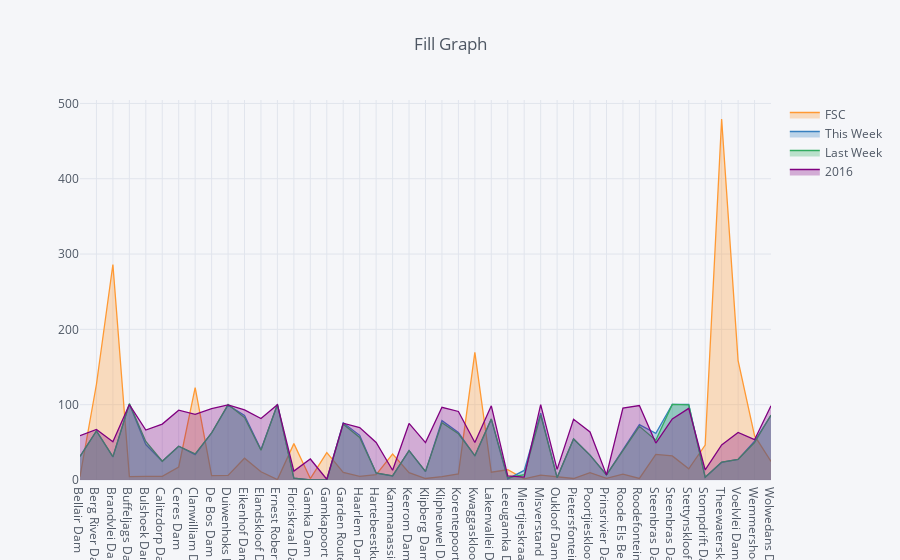

The cell this chart's notebook holds for it:
### Code cell
df.iplot(fill=True, title='Fill Graph', filename='cuflinks/filled-area')

### Figure 1 — Plotly figure (JSON) as saved in the notebook; plotly's stock layout.template omitted (floating-point values rounded to 4 significant figures)
{"data": [{"fill": "tozeroy", "fillcolor": "rgba(255, 153, 51, 0.3)", "line": {"color": "rgba(255, 153, 51, 1.0)", "dash": "solid", "width": 1.3}, "mode": "lines", "name": "FSC", "text": "", "type": "scatter", "x": ["Bellair Dam", "Berg River Dam", "Brandvlei Dam", "Buffeljags Dam", "Bulshoek Dam", "Calitzdorp Dam", "Ceres Dam", "Clanwilliam Dam", "De Bos Dam", "Duiwenhoks Dam", "Eikenhof Dam", "Elandskloof Dam", "Ernest Robertson Dam", "Floriskraal Dam", "Gamka Dam", "Gamkapoort Dam", "Garden Route Dam", "Haarlem Dam", "Hartebeestkuil Dam", "Kammanassie Dam", "Keerom Dam", "Klipberg Dam", "Klipheuwel Dam", "Korentepoort Dam", "Kwaggaskloof Dam", "Lakenvallei Dam", "Leeugamka Dam", "Miertjieskraal Dam", "Misverstand Dam", "Oukloof Dam", "Pietersfontein Dam", "Poortjieskloof Dam", "Prinsrivier Dam", "Roode Els Berg Dam", "Roodefontein Dam", "Steenbras Dam-Lower", "Steenbras Dam-Upper", "Stettynskloof Dam", "Stompdrift Dam", "Theewaterskloof Dam", "Voelvlei Dam", "Wemmershoek Dam", "Wolwedans Dam"], "y": ["4.3", "127.1", "286.1", "4.6", "4.9", "4.9", "17.3", "122.5", "5.8", "6.2", "28.9", "11.0", "0.5", "48.3", "1.9", "36.3", "10.0", "4.7", "7.2", "34.4", "9.8", "2.0", "4.5", "8.1", "169.5", "10.3", "13.6", "1.5", "6.5", "4.2", "2.0", "9.8", "2.3", "7.8", "2.0", "33.9", "31.9", "14.8", "46.3", "479.3", "158.6", "58.8", "24.7"]}, {"fill": "tozeroy", "fillcolor": "rgba(55, 128, 191, 0.3)", "line": {"color": "rgba(55, 128, 191, 1.0)", "dash": "solid", "width": 1.3}, "mode": "lines", "name": "This Week", "text": "", "type": "scatter", "x": ["Bellair Dam", "Berg River Dam", "Brandvlei Dam", "Buffeljags Dam", "Bulshoek Dam", "Calitzdorp Dam", "Ceres Dam", "Clanwilliam Dam", "De Bos Dam", "Duiwenhoks Dam", "Eikenhof Dam", "Elandskloof Dam", "Ernest Robertson Dam", "Floriskraal Dam", "Gamka Dam", "Gamkapoort Dam", "Garden Route Dam", "Haarlem Dam", "Hartebeestkuil Dam", "Kammanassie Dam", "Keerom Dam", "Klipberg Dam", "Klipheuwel Dam", "Korentepoort Dam", "Kwaggaskloof Dam", "Lakenvallei Dam", "Leeugamka Dam", "Miertjieskraal Dam", "Misverstand Dam", "Oukloof Dam", "Pietersfontein Dam", "Poortjieskloof Dam", "Prinsrivier Dam", "Roode Els Berg Dam", "Roodefontein Dam", "Steenbras Dam-Lower", "Steenbras Dam-Upper", "Stettynskloof Dam", "Stompdrift Dam", "Theewaterskloof Dam", "Voelvlei Dam", "Wemmershoek Dam", "Wolwedans Dam"], "y": ["31.4", "65.1", "30.6", "100.8", "47.1", "24.9", "44.8", "33.6", "62.4", "99.4", "85.7", "40.5", "100.0", "2.3", "0.0", "0.0", "76.0", "59.3", "9.1", "5.4", "39.0", "11.1", "78.8", "63.0", "32.0", "80.6", "1.4", "12.7", "88.8", "3.1", "54.5", "33.0", "6.8", "40.1", "73.5", "62.0", "100.3", "100.5", "3.6", "23.3", "27.4", "51.5", "85.9"]}, {"fill": "tozeroy", "fillcolor": "rgba(50, 171, 96, 0.3)", "line": {"color": "rgba(50, 171, 96, 1.0)", "dash": "solid", "width": 1.3}, "mode": "lines", "name": "Last Week", "text": "", "type": "scatter", "x": ["Bellair Dam", "Berg River Dam", "Brandvlei Dam", "Buffeljags Dam", "Bulshoek Dam", "Calitzdorp Dam", "Ceres Dam", "Clanwilliam Dam", "De Bos Dam", "Duiwenhoks Dam", "Eikenhof Dam", "Elandskloof Dam", "Ernest Robertson Dam", "Floriskraal Dam", "Gamka Dam", "Gamkapoort Dam", "Garden Route Dam", "Haarlem Dam", "Hartebeestkuil Dam", "Kammanassie Dam", "Keerom Dam", "Klipberg Dam", "Klipheuwel Dam", "Korentepoort Dam", "Kwaggaskloof Dam", "Lakenvallei Dam", "Leeugamka Dam", "Miertjieskraal Dam", "Misverstand Dam", "Oukloof Dam", "Pietersfontein Dam", "Poortjieskloof Dam", "Prinsrivier Dam", "Roode Els Berg Dam", "Roodefontein Dam", "Steenbras Dam-Lower", "Steenbras Dam-Upper", "Stettynskloof Dam", "Stompdrift Dam", "Theewaterskloof Dam", "Voelvlei Dam", "Wemmershoek Dam", "Wolwedans Dam"], "y": ["31.4", "65.1", "31.0", "101.4", "51.2", "24.9", "44.8", "34.8", "62.7", "100.3", "82.9", "39.4", "100.5", "2.6", "0.0", "0.0", "74.1", "56.6", "9.5", "5.5", "39.0", "11.5", "76.1", "61.4", "32.5", "81.2", "3.0", "7.1", "86.2", "3.2", "54.5", "33.0", "6.8", "38.6", "71.2", "52.8", "100.4", "99.7", "3.7", "23.8", "27.5", "49.7", "86.2"]}, {"fill": "tozeroy", "fillcolor": "rgba(128, 0, 128, 0.3)", "line": {"color": "rgba(128, 0, 128, 1.0)", "dash": "solid", "width": 1.3}, "mode": "lines", "name": "2016", "text": "", "type": "scatter", "x": ["Bellair Dam", "Berg River Dam", "Brandvlei Dam", "Buffeljags Dam", "Bulshoek Dam", "Calitzdorp Dam", "Ceres Dam", "Clanwilliam Dam", "De Bos Dam", "Duiwenhoks Dam", "Eikenhof Dam", "Elandskloof Dam", "Ernest Robertson Dam", "Floriskraal Dam", "Gamka Dam", "Gamkapoort Dam", "Garden Route Dam", "Haarlem Dam", "Hartebeestkuil Dam", "Kammanassie Dam", "Keerom Dam", "Klipberg Dam", "Klipheuwel Dam", "Korentepoort Dam", "Kwaggaskloof Dam", "Lakenvallei Dam", "Leeugamka Dam", "Miertjieskraal Dam", "Misverstand Dam", "Oukloof Dam", "Pietersfontein Dam", "Poortjieskloof Dam", "Prinsrivier Dam", "Roode Els Berg Dam", "Roodefontein Dam", "Steenbras Dam-Lower", "Steenbras Dam-Upper", "Stettynskloof Dam", "Stompdrift Dam", "Theewaterskloof Dam", "Voelvlei Dam", "Wemmershoek Dam", "Wolwedans Dam"], "y": ["58.8", "67.1", "50.7", "100.1", "66.4", "74.2", "92.7", "87.1", "94.7", "99.8", "93.0", "81.7", "100.0", "11.8", "27.9", "1.0", "75.4", "69.7", "49.8", "12.9", "75.1", "49.6", "96.5", "91.0", "49.8", "98.5", "5.4", "3.8", "100.0", "14.1", "80.7", "63.7", "6.8", "95.5", "98.9", "49.0", "81.1", "95.1", "13.3", "46.6", "63.2", "53.5", "98.7"]}], "layout": {"legend": {"bgcolor": "#F5F6F9", "font": {"color": "#4D5663"}}, "paper_bgcolor": "#F5F6F9", "plot_bgcolor": "#F5F6F9", "title": "Fill Graph", "titlefont": {"color": "#4D5663"}, "xaxis1": {"gridcolor": "#E1E5ED", "showgrid": true, "tickfont": {"color": "#4D5663"}, "title": "", "titlefont": {"color": "#4D5663"}, "zerolinecolor": "#E1E5ED"}, "yaxis1": {"gridcolor": "#E1E5ED", "showgrid": true, "tickfont": {"color": "#4D5663"}, "title": "", "titlefont": {"color": "#4D5663"}, "zerolinecolor": "#E1E5ED"}}}
